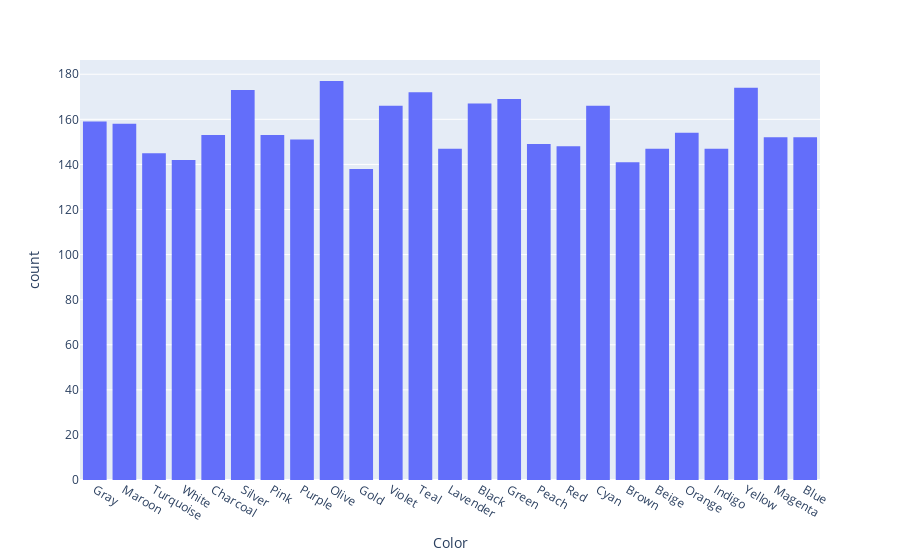

Notebook cell for this chart:
### Markdown cell above
## 14 Are there any specific colors that are more popular among customers?

### Code cell
px.histogram(shop , x = 'Color')

### Figure 1 — Plotly figure (JSON) as saved in the notebook; plotly's stock layout.template omitted (floating-point values rounded to 4 significant figures; data arrays with more than 128 entries replaced by an {"elided": "..."} marker saying what was removed)
{"data": [{"alignmentgroup": "True", "bingroup": "x", "hovertemplate": "Color=%{x}<br>count=%{y}<extra></extra>", "legendgroup": "", "marker": {"color": "#636efa", "pattern": {"shape": ""}}, "name": "", "offsetgroup": "", "orientation": "v", "showlegend": false, "type": "histogram", "x": {"elided": "3900 str values"}, "xaxis": "x", "yaxis": "y"}], "layout": {"autosize": true, "barmode": "relative", "legend": {"tracegroupgap": 0}, "margin": {"t": 60}, "xaxis": {"anchor": "y", "autorange": true, "domain": [0, 1], "range": [-0.5, 24.5], "title": {"text": "Color"}, "type": "category"}, "yaxis": {"anchor": "x", "autorange": true, "domain": [0, 1], "range": [0, 186.3], "title": {"text": "count"}}}}
